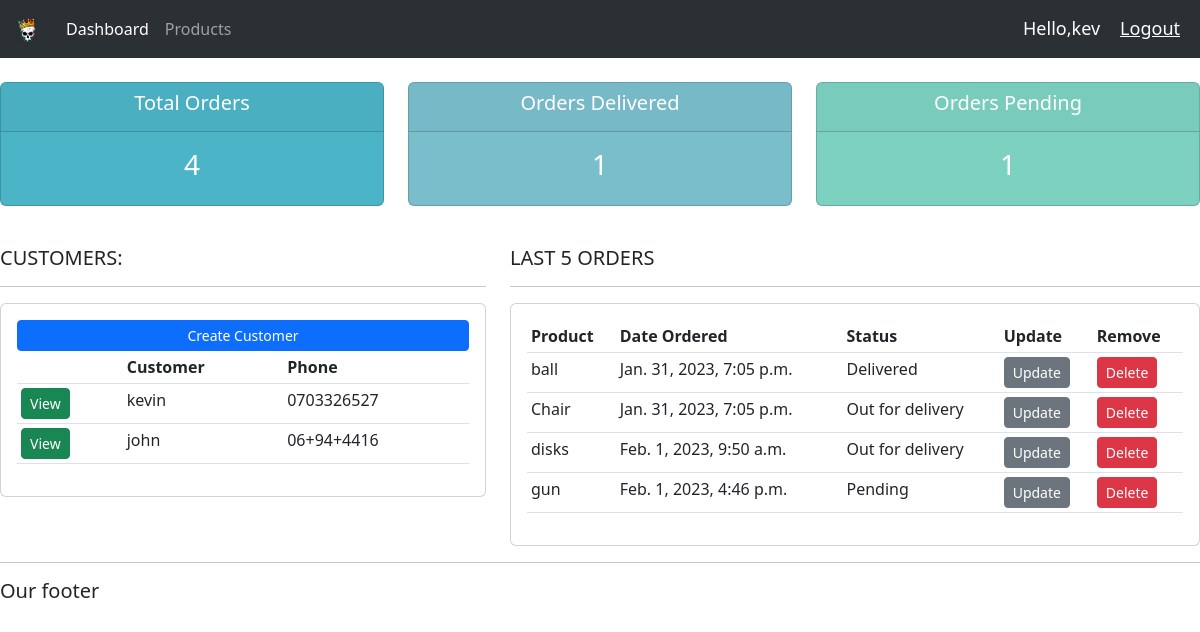
Before: / (signed in) with the older database file.
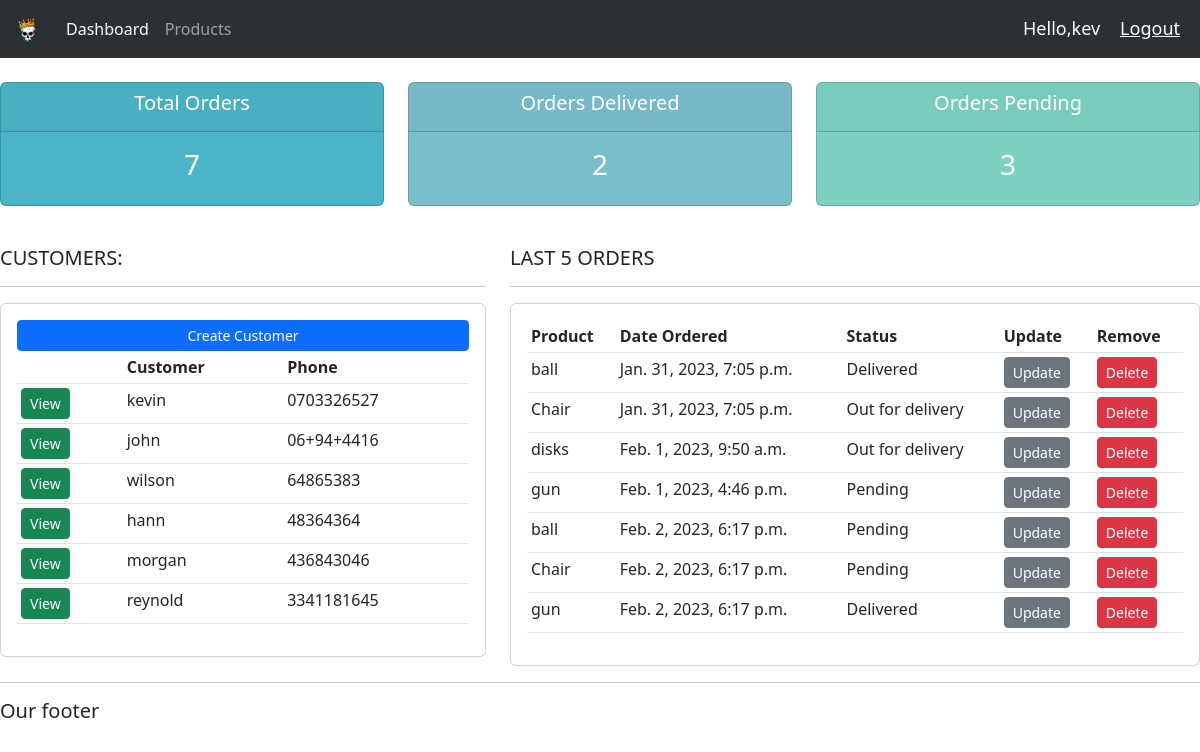
After: the same page with the newer database file.
### accounts/models.py (models this page shows, shortened)
class Customer(models.Model):
    user = models.OneToOneField(User, null=True, blank=True, on_delete=models.CASCADE)#this means a customer can have one user and user can have only one customer so there is no confusion between user and customer
    name = models.CharField(max_length=200, null=True)
    phone = models.CharField(max_length=200, null=True)
    email = models.CharField(max_length=200, null=True)
    profile_pic = models.ImageField(default="profile.jpg", null=True, blank=True)
    date_created = models.DateTimeField(auto_now_add=True, null=True)

class Order(models.Model):
    STATUS = (
        ('Pending', 'Pending'),
        ('Out for delivery', 'Out for Delivery'),
        ('Delivered', 'Delivered'),
    )
    cutomer = models.ForeignKey(Customer, null=True, on_delete=models.SET_NULL)#when order is deleted the customer will stay in the database but with a null value for order
    product = models.ForeignKey(Product, null=True, on_delete=models.SET_NULL)
    date_created = models.DateTimeField(auto_now_add=True, null=True)
    status = models.CharField(max_length=200, null=True, choices=STATUS)

class Product(models.Model):
    CATEGORY = (
        ('Indoor', 'Indoor'),
        ('Out Door', 'Out Door')
    )
    name = models.CharField(max_length=200, null=True)
    price = models.FloatField(null=True)
    category = models.CharField(max_length=200, null=True, choices=CATEGORY)
    description = models.CharField(max_length=255, null=True)
    date_created = models.DateTimeField(auto_now_add=True, null=True)
    tags = models.ManyToManyField(Tag)#different products can have more than one tag so we use a many to many relationship
    def __str__(self):
        return self.name

### accounts/decorators.py (the view)
    def wrapper_function(request, *args, **kwargs):
        group = None
        if request.user.groups.exists():#checks user group
            group = request.user.groups.all()[0].name
        if group == 'customer':
            return redirect('user')
        if group == 'admin':
            return view_func(request, *args, **kwargs)

### accounts/views.py (called while the page is built)
@login_required(login_url='loginPage')#restricts access to every page decorator is on unless logged in
@admin_only
def index(request):
    orders = Order.objects.all()
    customers = Customer.objects.all()
    total_customers = customers.count()
    total_orders = orders.count()
    delivered = orders.filter(status='Delivered').count()
    pending = orders.filter(status='Pending').count()
    context = {
        'orders': orders,
        'customers':customers,
        'total_orders' : total_orders,
        'delivered': delivered,
        'pending': pending
    }
    return render(request, 'accounts/dashboard.html', context)

### accounts/templates/accounts/dashboard.html
{% extends 'accounts/main.html' %}
{% load static %}
{% block content %}
{% include 'accounts/status.html' %}
<br>
<div>
<div class="row">
    <div class="col-md-5">
        <h5>CUSTOMERS: </h5>
        <hr>
        <div class="card card-body">
            <a class="btn btn-primary btn-sm btn-block" href="#">Create Customer</a>
            <table class="table table-sm">
                <tr>
                    <th></th>
                    <th>Customer</th>
                    <th>Phone</th>
                </tr>
                {% for customer in customers %}
                    <tr>
                        <td><a class="btn btn-sm btn-success" href="{% url 'customer' customer.id %}">View</a></td>
                        <td>
                            {{customer.name}}
                        </td>
                        <td>
                            {{customer.phone}}
                        </td>
                    </tr>
                {% endfor%}
            </table>
        </div>
    </div>
    <div class="col-md-7">
        <h5>LAST 5 ORDERS</h5>
        <hr>
        <div class="card card-body">
            <table class="table table-sm">
                <tr>
                    <th>Product</th>
                    <th>Date Ordered</th>
                    <th>Status</th>
                    <th>Update</th>
                    <th>Remove</th>
                </tr>
                {% for order in orders %}
                    <tr>
                        <td>{{order.product}}</td>
                        <td>{{order.date_created}}</td>
                        <td>{{order.status}}</td>
                        <td><a class="btn btn-sm btn-secondary" href="{% url 'update_order' order.id %}">Update</a></td>
                        <td><a class="btn btn-sm btn-danger" href="{% url 'delete' order.id %}">Delete</a></td>
                    </tr>
                {% endfor%}
            </table>
        </div>
    </div>
</div>
{% endblock %}

### accounts/templates/accounts/main.html (shortened to what this page needs)
{% load static %}
<!DOCTYPE html>
<html lang="en">
<head>
    <link rel="stylesheet" type="text/css" href="{% static '\css\main.css' %}">
    <link href="https://cdn.jsdelivr.net/npm/bootstrap@5.3.0-alpha1/dist/css/bootstrap.min.css" rel="stylesheet">
</head>
<body>
    {% include 'accounts/navbar.html' %}
    {% block content%}
    {% endblock %}
    <hr>
    <h5>Our footer</h5>
</body>
</html>

### accounts/templates/accounts/navbar.html (shortened to what this page needs)
{% load static %}
<nav class="navbar navbar-expand-lg bg-body-tertiary" data-bs-theme="dark">
    <div class="container-fluid">
      <a class="navbar-brand" href="#"><img id="logo" src="{% static 'images\logo.png'%}"></a>
      <div class="collapse navbar-collapse" id="navbarNav">
        <ul class="navbar-nav">
          {% if request.user.is_staff %}
              <li class="nav-item">
                <a class="nav-link active" aria-current="page" href="{% url 'index' %}">Dashboard</a>
              </li>
              <li class="nav-item">
                <a class="nav-link" href="{% url 'products' %}">Products</a>
              </li>
          {% else %}
              <li  class="nav-item">
                  <a class="nav-link" href="{% url 'account' %}">Settings</a>
              </li>
          {% endif %}
        </ul>
      </div>
    </div>
    <span class="hello-msg">Hello,{{request.user}}</span>
    <span ><a class="hello-msg" href="{% url 'logout' %}">Logout</a></span>
</nav>

### accounts/templates/accounts/status.html
<br>
<div class="row">
    <div class="col">
        <div class="col-md">
            <div class="card text-center text-white mb-3" id="total-orders">
                <div class="card-header">
                    <h5 class="card-title">Total Orders</h5>
                </div>
                <div class="card-body">
                    <h3 class="card-title">{{ total_orders}}</h3>
                </div>
            </div>
        </div>
    </div>
    <div class="col">
        <div class="col-md">
            <div class="card text-center text-white mb-3" id="orders-delivered">
                <div class="card-header">
                    <h5 class="card-title">Orders Delivered</h5>
                </div>
                <div class="card-body">
                    <h3 class="card-title">{{ delivered }}</h3>
                </div>
            </div>
        </div>
    </div>
    <div class="col">
        <div class="col-md">
            <div class="card text-center text-white mb-3" id="orders-pending">
                <div class="card-header">
                    <h5 class="card-title">Orders Pending</h5>
                </div>
                <div class="card-body">
                    <h3 class="card-title">{{ pending }}</h3>
                </div>
            </div>
        </div>
    </div>
</div>

### static/css/main.css (style rules this page uses)
#logo { height:30px; }
body { background-color: #ebeff5; }
#total-orders { background-color: #4cb4c7; }
#orders-delivered { background-color: #7abecc; }
#orders-pending { background-color: #7CD1C0; }

### accounts/templates/accounts/navbar.html (style rules this page uses)
.hello-msg { font-size: 18px; color: white; margin-right: 20px; }

Changed rows visible on the page:
added Customer: name "wilson", phone "64865383"
added Customer: name "hann", phone "48364364"
added Customer: name "morgan", phone "436843046"
added Customer: name "reynold", phone "3341181645"
added Order: product "ball", date_created "Feb. 2, 2023, 6:17 p.m.", status "Pending"
added Order: product "Chair", date_created "Feb. 2, 2023, 6:17 p.m.", status "Pending"
added Order: product "gun", date_created "Feb. 2, 2023, 6:17 p.m.", status "Delivered"
Other visible differences:
{{ total_orders }}: "4" → "7"
{{ delivered }}: "1" → "2"
{{ pending }}: "1" → "3"
